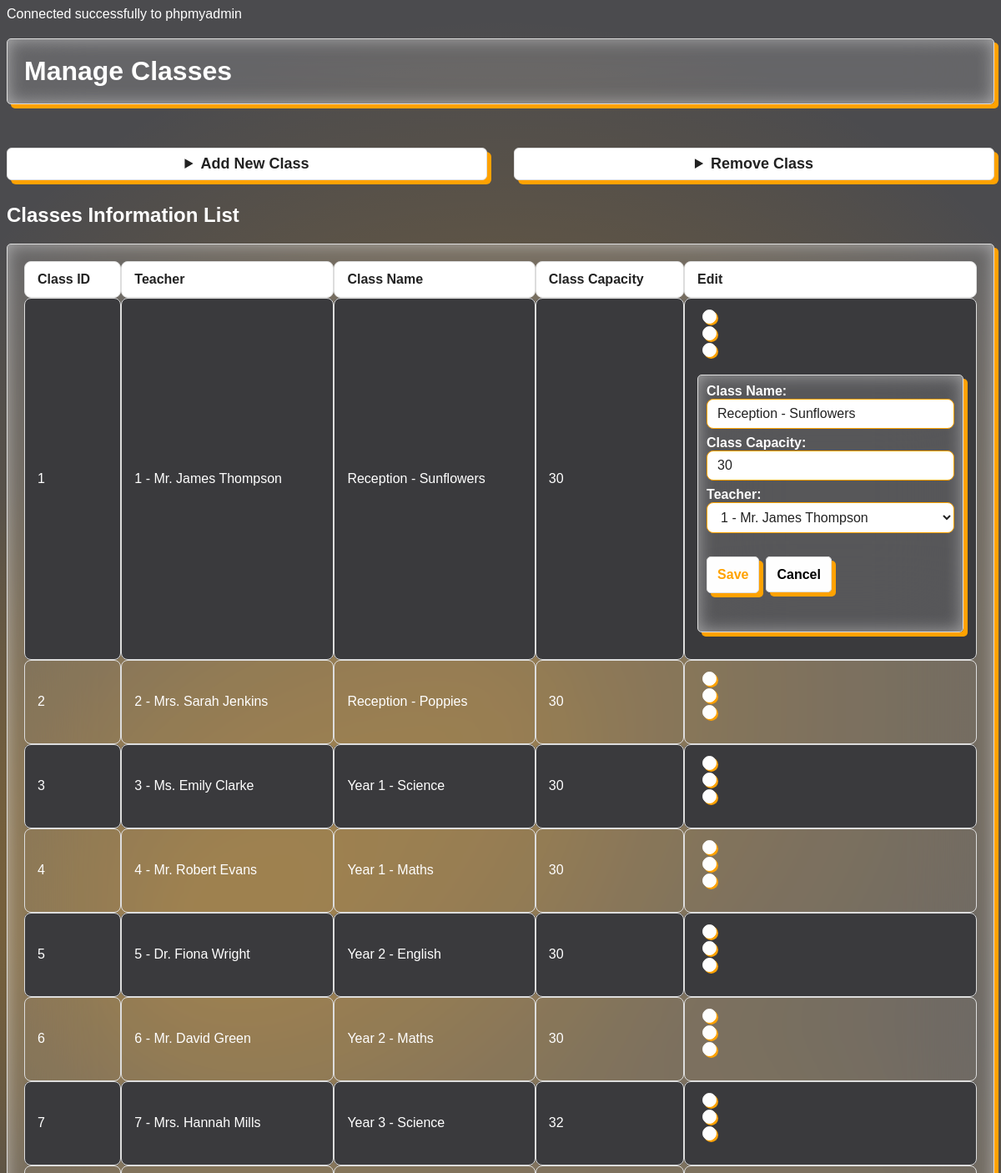
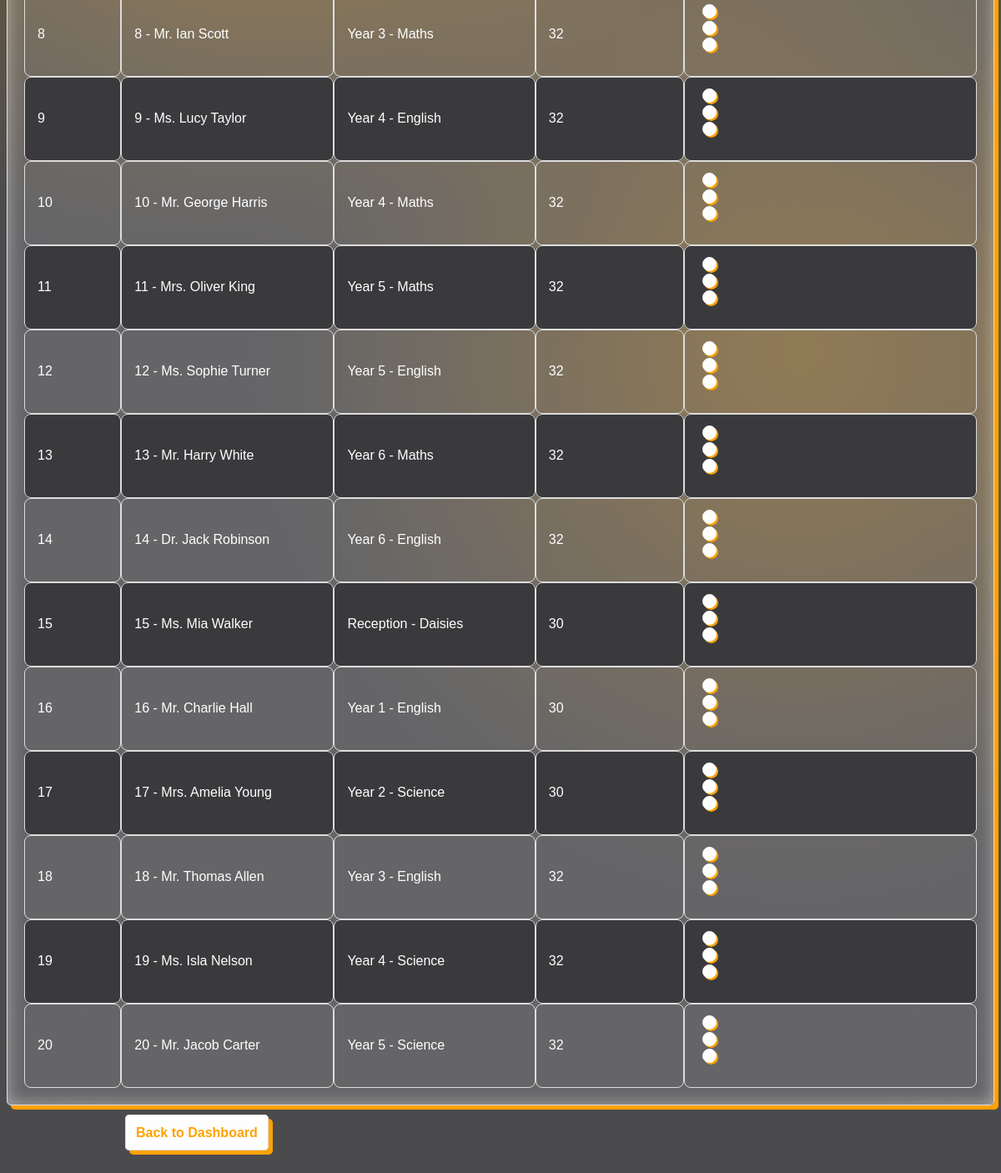
The page /classes.php?editClassId=1 (signed in) on the database its author committed (2 pictures, top to bottom).
### tables this page shows
CREATE TABLE IF NOT EXISTS Class (
    classId INT AUTO_INCREMENT PRIMARY KEY,
    teacherId INT,
    className VARCHAR(100),
    classCapacity INT,
    
    FOREIGN KEY (teacherId) REFERENCES Teachers(teacherId)
);

CREATE TABLE IF NOT EXISTS Teachers (
    teacherId INT AUTO_INCREMENT PRIMARY KEY,
    teacherNames VARCHAR(100),
    address VARCHAR(255),
    phoneNumber VARCHAR(100),
    annualSalary DECIMAL (10, 2),
    backgroundCheck BOOLEAN,
    email VARCHAR(255),
    password VARCHAR(255),
    dob DATE
);

### classes.php (the view, shortened to what this page needs)
<?php
include 'db_connect.php';
$teacherList = [];
$teacherListResult = $conn->query("SELECT teacherId, teacherNames FROM teachers");
if ($teacherListResult && $teacherListResult->num_rows > 0) {
    while($teacher = $teacherListResult->fetch_assoc()) {
        $teacherList[] = $teacher;
    }
}
$sql = "SELECT c.classId, c.teacherId, t.teacherNames, c.className, c.classCapacity FROM Class c LEFT JOIN teachers t ON c.teacherId = t.teacherId";
$result = $conn->query($sql);
?>
<!DOCTYPE html>
<html lang="en">
<head>
    <link rel="stylesheet" href="styles.css">
</head>
<body>
<h1 class="card">Manage Classes</h1>
<div class='row'>
    <details class='form-details'>
        <summary class='button'>Add New Class</summary>
    </details>
    <details class='form-details'>
        <summary class='button'>Remove Class</summary>
    </details>
</div>
<?php
echo "<h2>Classes Information List</h2>";
$editClassId = isset($_GET['editClassId']) ? intval($_GET['editClassId']) : 0;
$editClassData = null;
if ($editClassId > 0) {
    $editResult = $conn->query("SELECT * FROM Class WHERE classId = $editClassId");
    if ($editResult && $editResult->num_rows > 0) {
        $editClassData = $editResult->fetch_assoc();
    }
}
if ($result && $result->num_rows > 0) {
    echo "<table class='card'>
        <tr>
            <th>Class ID</th>
            <th>Teacher</th
            ><th>Class Name</th>
            <th>Class Capacity</th>
            <th>Edit</th>
        </tr>";
    while ($row = $result->fetch_assoc()) {
        $teacherDisplay = ($row['teacherId']) . ' - ' . (isset($row['teacherNames']) ? ($row['teacherNames']) : 'Unknown');
        echo "<tr>\n";
        echo "<td>" . ($row['classId']) . "</td>\n";
        echo "<td>" . ($teacherDisplay) . "</td>\n";
        echo "<td>" . ($row['className']) . "</td>\n";
        echo "<td>" . ($row['classCapacity']) . "</td>\n";
        echo "<td>"
            . "<form method='get' action=''>"
            . "<input type='hidden' name='editClassId' value='" . ($row['classId']) . "'>"
            . "<button type='submit' class='dots-container' style='background:none;border:none;'>"
            . "<div class='dot'></div>"
            . "<div class='dot'></div>"
            . "<div class='dot'></div>"
            . "</button>"
            . "</form>";
        if ($editClassId == $row['classId'] && $editClassData) {
            echo "<div class='card edit-form-popup' style='padding:10px;'>"
                . "<form method='post' action=''>"
                . "<input type='hidden' name='editClassId' value='" . ($editClassData['classId']) . "'>"
                . "<label>Class Name:<br><input type='text' name='editClassName' value='" . ($editClassData['className']) . "' required></label><br>"
                . "<label>Class Capacity:<br><input type='number' name='editClassCapacity' class='input-boxes' value='" . ($editClassData['classCapacity']) . "' min='1' required></label><br>"
                . "<label>Teacher:<br><select name='editTeacherId' class='input-boxes' required>";
            foreach ($teacherList as $teacher) {
                $selected = ($editClassData['teacherId'] == $teacher['teacherId']) ? 'selected' : '';
                echo "<option value='" . ($teacher['teacherId']) . "' $selected>" . ($teacher['teacherId']) . " - " . ($teacher['teacherNames']) . "</option>";
            }
            echo "</select></label><br>"
                . "<input type='submit' name='editClass' value='Save' class='button'>"
                . "<a href='?" . http_build_query(array_diff_key($_GET, ['editClassId'=>1])) . "' class='button' style='margin-left:8px;text-decoration:none;color:black;'>Cancel</a>"
                . "</form>"
                . "</div>";
        }
        echo "</td>\n";
        echo "</tr>";
    }
    echo "</table>";
} else {
    echo "<div class='card'><p>No classes found.</p></div>";
}
?>
</body>
<footer>
        <div style="max-width:900px;margin:40px auto;margin-top:24px;">
            <a href="main.php" class="button">Back to Dashboard</a>
        </div>
    </footer>
</html>

### styles.css (style rules this page uses)
body { background-image: radial-gradient(circle at 20% 40%, rgba(255, 162, 0, 0.3), transparent 30%), radial-gradient(circle at 50% 30%, rgba(255, 162, 0, 0.3), transparent 40%), radial-gradient(circle at 80% 65%, rgba(255, 162, 0, 0.3), transparent 30%); background-attachment: fixed; background-size: cover; }
.input-boxes { background: #fff; color: #222; border: 1px solid #ffa200; border-radius: 8px; padding: 8px 12px; margin-bottom: 8px; font-size: 16px; width: 100%; box-sizing: border-box; transition: border-color 0.2s, box-shadow 0.2s; }
.row { margin-top: 32px; display: flex; flex-direction: row; gap: 32px; align-items: flex-start; justify-content: stretch; }
.form-details { flex: 1 1 0; min-width: 220px; max-width: 100%; }
input[type="text"], textarea { background: #fff; color: #222; border: 1px solid #ffa200; border-radius: 8px; padding: 8px 12px; margin-bottom: 8px; font-size: 1em; width: 100%; box-sizing: border-box; transition: border-color 0.2s, box-shadow 0.2s; }
label { color: #fff; font-size: 16px; font-weight: bold; }
details summary.button { color: #222; font-size: 18px; font-weight: bold; background: #fff; padding: 8px 16px; border-radius: 6px; box-shadow: 5px 5px 0px #ffa200, inset 0 0 20px #ffffff76; margin-bottom: 8px; }
table { width: 100%; border-collapse: separate; border-spacing: 0; margin: 20px 0; background: #fefefe26; color: #fff; font-size: 16px; box-shadow: 0 2px 8px #00000030; border-radius: 12px; overflow: hidden; }
th, td { padding: 12px 15px; border: 1px solid #ddd; text-align: left; }
th, td { border-radius: 8px; }
th { background-color: #ffffff; color: #222; font-weight: bold; }
tr:nth-child(even) { background-color: #3a3a3d; }
a { color: #ffA200; font-weight: bold; text-decoration: none; }
body { font-family: Arial, sans-serif; color: #ffffff; background-color: #4b4b4e; }
a { margin: 0; padding: 20px; }
.card { border: 1px solid #ddd; background: #fefefe26; border-radius: 5px; padding: 20px; margin: 20px 0; box-shadow: 5px 5px 0px #ffa200, inset 0 0 20px #ffffff76; backdrop-filter: blur(50px); }
.button { color: #ffA200; border: 1px solid #ddd; background: #fefefe; border-radius: 5px; padding: 12px; font-size:medium; font-weight: 600; margin: 20px 0; box-shadow: 5px 5px 0px #ffa200, inset 0 0 20px #ffffff76; text-align: center; }
.dots-container { display: flex; width: 20px; flex-direction: column; text-align: center; margin-top: auto; gap: 3px; cursor: pointer; }
.dot { height: 15px; width: 15px; border: 1.5px solid #fefefe; background-color: #fefefe; border-radius: 50%; box-shadow: 2px 2px 0px #ffa200, inset 0 0 20px #ffffff76; }

### rows shown on the page
class: classId "1", teacherId.teacherNames "1 - Mr. James Thompson", className "Reception - Sunflowers", classCapacity "30", editClassName "Reception - Sunflowers", editClassCapacity "30"
class: classId "2", teacherId.teacherNames "2 - Mrs. Sarah Jenkins", className "Reception - Poppies", classCapacity "30"
class: classId "3", teacherId.teacherNames "3 - Ms. Emily Clarke", className "Year 1 - Science", classCapacity "30"
class: classId "4", teacherId.teacherNames "4 - Mr. Robert Evans", className "Year 1 - Maths", classCapacity "30"
class: classId "5", teacherId.teacherNames "5 - Dr. Fiona Wright", className "Year 2 - English", classCapacity "30"
class: classId "6", teacherId.teacherNames "6 - Mr. David Green", className "Year 2 - Maths", classCapacity "30"
class: classId "7", teacherId.teacherNames "7 - Mrs. Hannah Mills", className "Year 3 - Science", classCapacity "32"
class: classId "8", teacherId.teacherNames "8 - Mr. Ian Scott", className "Year 3 - Maths", classCapacity "32"
class: classId "9", teacherId.teacherNames "9 - Ms. Lucy Taylor", className "Year 4 - English", classCapacity "32"
class: classId "10", teacherId.teacherNames "10 - Mr. George Harris", className "Year 4 - Maths", classCapacity "32"
class: classId "11", teacherId.teacherNames "11 - Mrs. Oliver King", className "Year 5 - Maths", classCapacity "32"
class: classId "12", teacherId.teacherNames "12 - Ms. Sophie Turner", className "Year 5 - English", classCapacity "32"
class: classId "13", teacherId.teacherNames "13 - Mr. Harry White", className "Year 6 - Maths", classCapacity "32"
class: classId "14", teacherId.teacherNames "14 - Dr. Jack Robinson", className "Year 6 - English", classCapacity "32"
class: classId "15", teacherId.teacherNames "15 - Ms. Mia Walker", className "Reception - Daisies", classCapacity "30"
class: classId "16", teacherId.teacherNames "16 - Mr. Charlie Hall", className "Year 1 - English", classCapacity "30"
class: classId "17", teacherId.teacherNames "17 - Mrs. Amelia Young", className "Year 2 - Science", classCapacity "30"
class: classId "18", teacherId.teacherNames "18 - Mr. Thomas Allen", className "Year 3 - English", classCapacity "32"
class: classId "19", teacherId.teacherNames "19 - Ms. Isla Nelson", className "Year 4 - Science", classCapacity "32"
class: classId "20", teacherId.teacherNames "20 - Mr. Jacob Carter", className "Year 5 - Science", classCapacity "32"

### other values the page prints
form field editTeacherId "1 - Mr. James Thompson"
